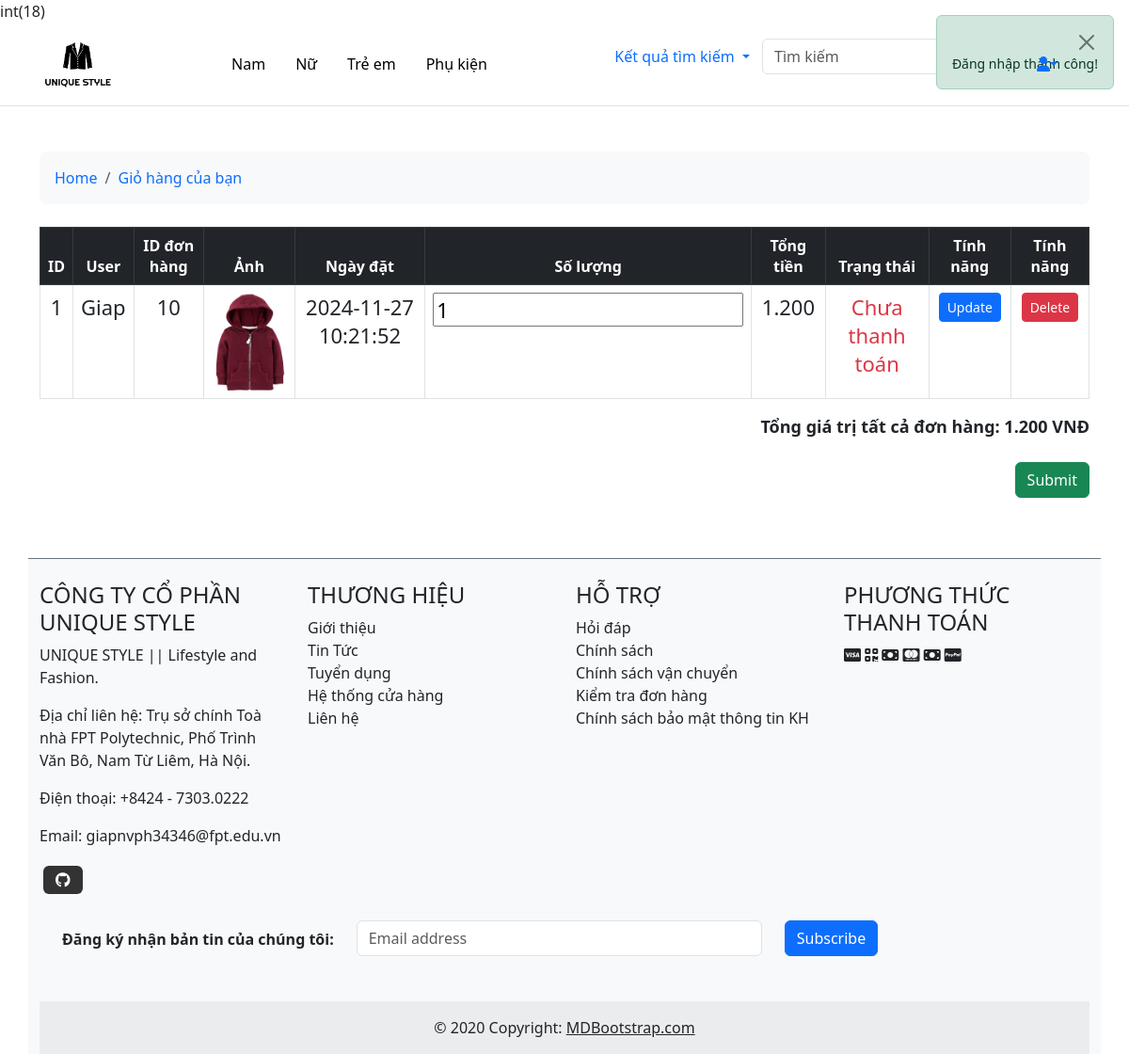
The page /client-page/index.php?act=cart-shop (signed in) on the database its author committed.
### tables this page shows
CREATE TABLE `categories` (
  `CategoryID` int NOT NULL,
  `categoryName` varchar(100) NOT NULL
);

CREATE TABLE `orders` (
  `OrderID` int NOT NULL,
  `UserID` int NOT NULL,
  `OrderDate` timestamp NOT NULL DEFAULT CURRENT_TIMESTAMP,
  `TotalAmount` decimal(10,0) NOT NULL,
  `Status` int NOT NULL,
  `ProductID` int NOT NULL,
  `Quantity` int NOT NULL
);

CREATE TABLE `users` (
  `id` int NOT NULL,
  `name` varchar(255) NOT NULL,
  `email` varchar(255) NOT NULL,
  `password` varchar(255) NOT NULL,
  `phoneNumber` varchar(11) NOT NULL,
  `address` text NOT NULL,
  `roleID` int NOT NULL,
  `image` text NOT NULL
);

CREATE TABLE `products` (
  `id` int NOT NULL,
  `ProductName` varchar(100) NOT NULL,
  `Description` text NOT NULL,
  `Price` int NOT NULL,
  `CategoryID` int NOT NULL,
  `status` int NOT NULL,
  `image` text NOT NULL
);

CREATE TABLE `statusorder` (
  `OrderID` int NOT NULL,
  `statusName` varchar(100) NOT NULL
);

### controllers/navbar/CartShopController.php (called while the page is built, shortened)
<?php
class CartShopController
{
    public $modelCategory;
    private $modelOrder;
    public function __construct()
    {
        $this->modelCategory = new CategoryManager();
        $this->modelOrder = new Order();
    }
    public function index()
    {
        $UserID = $_SESSION['user']['id'];
        $latestCategorysHome = $this->modelCategory->showCategories();
        $listOrders = $this->modelOrder->getAllOrdersByUser($UserID);
        var_dump($UserID);
        require_once '../client-page/views/header.php';
        require_once '../client-page/navbar/cart_shop.php';
        require_once '../client-page/views/footer.php';
    }
}

### client-page/index.php (called while the page is built, shortened)
<?php
require_once '../common/function.php';
$router = new Router();
require_once '../controllers/navbar/CartShopController.php';
require_once '../models/category.php';
require_once '../models/Order.php';
$act = $_GET['act'] ?? '/';
$router->add('/', 'PageController', 'index');
require_once '../routes/order.php';
$router->dispatch($act);

### common/function.php (called while the page is built)
<?php
function connectDB()
{
    $host   = DB_HOST;
    $dbname = DB_NAME;
    try {
        $conn = new PDO(
            "mysql:host=$host; dbname=$dbname",
            DB_USERNAME,
            DB_PASSWORD
        );
        $conn->setAttribute(PDO::ATTR_ERRMODE, PDO::ERRMODE_EXCEPTION);
        $conn->setAttribute(PDO::ATTR_DEFAULT_FETCH_MODE, PDO::FETCH_ASSOC);
        return $conn;
    } catch (\PDOException $e) {
        echo 'lỗi kết nối cơ sở dữ liệu' . $e->getMessage();
    }
}
?>

### models/category.php (called while the page is built, shortened)
<?php
class CategoryManager
{
    private $conn;
    public function __construct()
    {
        $this->conn = connectDB();
    }
    public function showCategories()
    {
        $sql = "SELECT CategoryID, categoryName FROM categories";
        $stmt = $this->conn->query($sql);
        return $stmt->fetchAll(PDO::FETCH_ASSOC);
    }
    public function __destruct()
    {
        $this->conn = null;
    }
}

### models/Order.php (called while the page is built, shortened)
<?php
class Order
{
    private $conn;
    public function __construct()
    {
        $this->conn = connectDB();
    }
    public function getAllOrdersByUser($userID)
    {
        try {
            $sql = "SELECT u.*, r.name,
            c.statusName,
            p.image
            FROM orders u
            LEFT JOIN statusorder c ON u.Status = c.OrderID
            LEFT JOIN users r ON u.UserID = r.id
            LEFT JOIN products p ON u.ProductID = p.id
            WHERE UserID = :userID";
            $stmt = $this->conn->prepare($sql);
            $stmt->bindParam(':userID', $userID, PDO::PARAM_INT);
            $stmt->execute();
            return $stmt->fetchAll(PDO::FETCH_ASSOC);
        } catch (PDOException $e) {
            echo 'Lỗi: ' . $e->getMessage();
            return false;
        }
    }
}

### client-page/navbar/cart_shop.php (the view, shortened to what this page needs)
<?php
function getStatusClass($status)
{
    switch ($status) {
        case 0:
            return 'text-danger';
    }
}
?>
<div class="container mt-5">
    <div class="row">
        <div class="col">
            <nav aria-label="breadcrumb" class="bg-body-tertiary rounded-3 p-3 mb-4">
                <ol class="breadcrumb mb-0">
                    <li class="breadcrumb-item"><a href="../client-page" style="text-decoration: none;">Home</a></li>
                    <li class="breadcrumb-item"><a href="#" style="text-decoration: none;">Giỏ hàng của bạn</a></li>
                </ol>
            </nav>
        </div>
    </div>
    <div class="table-responsive">
        <table class="table table-bordered table-hover text-center">
            <thead class="table-dark">
                <tr>
                    <th>ID</th>
                    <th>User</th>
                    <th>ID đơn hàng</th>
                    <th>Ảnh</th>
                    <th>Ngày đặt</th>
                    <th>Số lượng</th>
                    <th>Tổng tiền</th>
                    <th>Trạng thái</th>
                    <th>Tính năng</th>
                    <th>Tính năng</th>
                </tr>
            </thead>
            <tbody>
                <?php
                $totalAmountAll = 0;
                foreach ($listOrders as $index => $orders) :
                    $totalAmountAll += $orders['TotalAmount'];
                ?>
                    <tr style="font-size: 22px;" id="order-row-<?= $orders['OrderID']; ?>">
                        <form action="?act=update-order-cart" method="POST">
                            <td><?= $index + 1; ?></td>
                            <td><?= $orders['name']; ?></td>
                            <td><?= $orders['ProductID']; ?></td>
                            <td>
                                <img src="<?= $orders['image']; ?>" width="80px">
                            </td>
                            <td><?= $orders['OrderDate']; ?></td>
                            <td>
                                <input type="number" name="Quantity" value="<?= $orders['Quantity'] ?>" min="1">
                            </td>
                            <td id="total-amount-<?= $orders['OrderID']; ?>"><?= number_format($orders['TotalAmount'], 0, ',', '.'); ?></td>
                            <td class="<?= getStatusClass($orders['Status']); ?>"><?= $orders['statusName']; ?></td>
                            <td>
                                <button type="submit" name="action" value="update" class="btn btn-primary btn-sm">Update</button>
                            </td>
                        </form>
                        <td>
                            <form action="?act=delete-order-cart" method="POST" style="display: inline;" onsubmit="return confirm('Bạn có chắc chắn muốn huỷ đơn?')">
                                <button type="submit" class="btn btn-danger btn-sm">Delete</button>
                            </form>
                        </td>
                    </tr>
                <?php endforeach; ?>
            </tbody>
        </table>
        <div class="text-end" style="font-size: 18px; font-weight: bold;">
            Tổng giá trị tất cả đơn hàng: <?= number_format($totalAmountAll, 0, ',', '.'); ?> VNĐ
        </div>
        <div class="text-end mt-4">
            <form action="?act=payment" method="POST">
                <button type="submit" class="btn btn-success">Submit</button>
            </form>
        </div>
    </div>
</div>

### client-page/views/header.php (shortened to what this page needs)
<!DOCTYPE html>
<html lang="en">
<head>
  <link rel="stylesheet" href="../client-page/public/styles.css">
  <link rel="stylesheet" href="https://cdnjs.cloudflare.com/ajax/libs/font-awesome/6.0.0-beta3/css/all.min.css" />
  <link href="https://cdn.jsdelivr.net/npm/bootstrap@5.3.0/dist/css/bootstrap.min.css" rel="stylesheet">
</head>
<body>
  <?php if (!empty($_SESSION['success']) || !empty($_SESSION['error'])): ?>
    <div
      class="alert <?= !empty($_SESSION['success']) ? 'alert-success' : 'alert-danger'; ?> d-flex flex-column align-items-start p-3 position-fixed top-0 end-0 m-3"
      role="alert">
      <button type="button" class="btn-close ms-auto" data-bs-dismiss="alert" aria-label="Close"></button>
      <small>
        <?php if (!empty($_SESSION['success'])): ?>
          <?= $_SESSION['success']; ?>
        <?php endif; ?>
      </small>
    </div>
  <?php endif; ?>
  <header class="top-header bg-white py-3 border-bottom">
    <div class="container d-flex justify-content-between align-items-center">
      <div class="logo">
        <a href="../client-page">
          <img src="../client-page/images/logo.png" alt="Logo" class="img-fluid" style="height: 50px;">
        </a>
      </div>
      <nav class="navbar">
        <ul class="nav">
          <?php if (!empty($latestCategorysHome) && count($latestCategorysHome) > 0): ?>
            <?php foreach ($latestCategorysHome as $category): ?>
              <li class="nav-item">
                <a href="?act=danh-muc&id=<?= isset($category['CategoryID']) ? urlencode($category['CategoryID']) : ''; ?>" class="nav-link">
                  <?= htmlspecialchars($category['categoryName'], ENT_QUOTES, 'UTF-8'); ?>
                </a>
              </li>
            <?php endforeach; ?>
          <?php else: ?>
            <p>Hiện tại chưa có danh mục nào.</p>
          <?php endif; ?>
        </ul>
      </nav>
      <div class="header-icons d-flex align-items-center gap-3">
        <div class="search-container">
          <form class="d-flex" role="search" method="POST">
            <button class="btn btn-link dropdown-toggle" type="button" id="search-dropdown" data-bs-toggle="dropdown" style="text-decoration: none;">
              Kết quả tìm kiếm
            </button>
            <input type="text" class="form-control" placeholder="Tìm kiếm" name="search_query" id="search-input" required />
            <button class="btn btn-link" name="search" type="submit">
            </button>
          </form>
        </div>
        <?php if (isset($_SESSION['user'])): ?>
          <div class="dropdown">
            <a href="javascript:void(0);" class="fa fa-user dropdown-toggle" id="user-icon" data-bs-toggle="dropdown"
              aria-expanded="false"></a>
          </div>
        <?php else: ?>
          <a href="?act=login" class="fa fa-user"></a>
        <?php endif; ?>
      </div>
    </div>
  </header>

### client-page/public/styles.css (style rules this page uses)
a { color: black; text-decoration: none; }
.navbar .nav-link { color: black; }
#search-input { width: 200px; transition: width 0.3s ease; }

### rows shown on the page
categories: categoryName "Nam"
categories: categoryName "Nữ"
categories: categoryName "Trẻ em"
categories: categoryName "Phụ kiện"
orders: UserID.name "Giap", ProductID "10", ProductID.image (picture), OrderDate "2024-11-27 10:21:52", Quantity "1", TotalAmount "1.200", Status.statusName "Chưa thanh toán"

### other values the page prints
$_SESSION['success'] "Đăng nhập thành công!"
$totalAmountAll "1.200"
